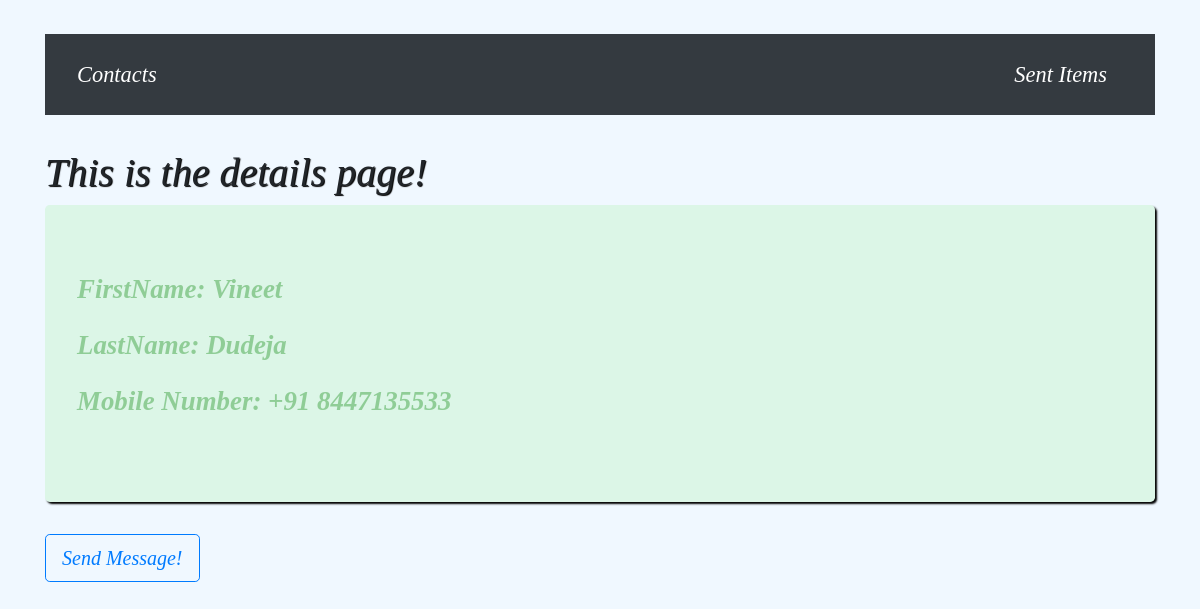
The page /details/2 on the database its author committed.
### contacts/models.py (models this page shows, shortened)
class Contact(models.Model):
	first_name = models.CharField(max_length = 50)
	last_name = models.CharField(max_length = 50)
	mobile = models.BigIntegerField()

### contacts/views.py (the view)
# urls.py: path('<int:contact_id>',views.detail,name='detail'),
def detail(request,contact_id):
	contact = get_object_or_404(Contact,pk=contact_id)
	print(str(contact.mobile)+'\n'+contact.first_name)
	return render(request,'contacts/details.html',{'contact':contact})

### contacts/templates/contacts/details.html (shortened to what this page needs)
<!DOCTYPE html>
{% extends 'extend.html' %}
{% block body %}
	<h1>This is the details page!</h1>
	<div class="jumbotron">
		FirstName: {{ contact.first_name }}<p></p>
		LastName:  {{ contact.last_name }}<p></p>
		Mobile Number: +91 {{ contact.mobile }}<p></p>
		</div>
		<a class="btn btn-outline-primary btn-lg" href="{% url 'contacts:send' contact.id %}">Send Message!</a>
{% endblock %}

### static/base.css (style rules this page uses)
* { box-sizing: border-box; }
body { font-style: oblique; font-family: "TIMES NEW ROMAN",sans-serif; background-color: aliceblue; font-size: 1.4em; }
h1 { color: inherit; text-shadow: 1px 1px 1px black; }
.jumbotron { background-color: #90ee9038; box-shadow: 2px 2px 2px black; color: #00800059; }

### contacts/templates/contacts/details.html (style rules this page uses)
.jumbotron { font-size: 1.2em; font-weight: bold; }

### rows shown on the page
Contact: first_name "Vineet", last_name "Dudeja", mobile "8447135533"
